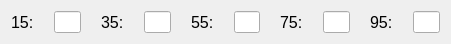
    <widget class="QWidget" name="layoutWidget_34">
     <property name="geometry">
      <rect>
       <x>10</x>
       <y>470</y>
       <width>451</width>
       <height>29</height>
      </rect>
     </property>
     <layout class="QHBoxLayout" name="MemoryRow15">
      <property name="spacing">
       <number>20</number>
      </property>
      <item>
       <layout class="QHBoxLayout" name="horizontalLayout_214">
        <item>
         <widget class="QLabel" name="label_286">
          <property name="font">
           <font>
            <pointsize>12</pointsize>
           </font>
          </property>
          <property name="text">
           <string>15:</string>
          </property>
         </widget>
        </item>
        <item>
         <widget class="QLineEdit" name="memLineEdit15">
          <property name="maxLength">
           <number>4</number>
          </property>
         </widget>
        </item>
       </layout>
      </item>
      <item>
       <layout class="QHBoxLayout" name="horizontalLayout_215">
        <item>
         <widget class="QLabel" name="label_287">
          <property name="font">
           <font>
            <pointsize>12</pointsize>
           </font>
          </property>
          <property name="text">
           <string>35:</string>
          </property>
         </widget>
        </item>
        <item>
         <widget class="QLineEdit" name="memLineEdit35">
          <property name="maxLength">
           <number>4</number>
          </property>
         </widget>
        </item>
       </layout>
      </item>
      <item>
       <layout class="QHBoxLayout" name="horizontalLayout_216">
        <item>
         <widget class="QLabel" name="label_288">
          <property name="font">
           <font>
            <pointsize>12</pointsize>
           </font>
          </property>
          <property name="text">
           <string>55:</string>
          </property>
         </widget>
        </item>
        <item>
         <widget class="QLineEdit" name="memLineEdit55">
          <property name="maxLength">
           <number>4</number>
          </property>
         </widget>
        </item>
       </layout>
      </item>
      <item>
       <layout class="QHBoxLayout" name="horizontalLayout_217">
        <item>
         <widget class="QLabel" name="label_289">
          <property name="font">
           <font>
            <pointsize>12</pointsize>
           </font>
          </property>
          <property name="text">
           <string>75:</string>
          </property>
         </widget>
        </item>
        <item>
         <widget class="QLineEdit" name="memLineEdit75">
          <property name="maxLength">
           <number>4</number>
          </property>
         </widget>
        </item>
       </layout>
      </item>
      <item>
       <layout class="QHBoxLayout" name="horizontalLayout_218">
        <item>
         <widget class="QLabel" name="label_290">
          <property name="font">
           <font>
            <pointsize>12</pointsize>
           </font>
          </property>
          <property name="text">
           <string>95:</string>
          </property>
         </widget>
        </item>
        <item>
         <widget class="QLineEdit" name="memLineEdit95">
          <property name="maxLength">
           <number>4</number>
          </property>
         </widget>
        </item>
       </layout>
      </item>
     </layout>
    </widget>
